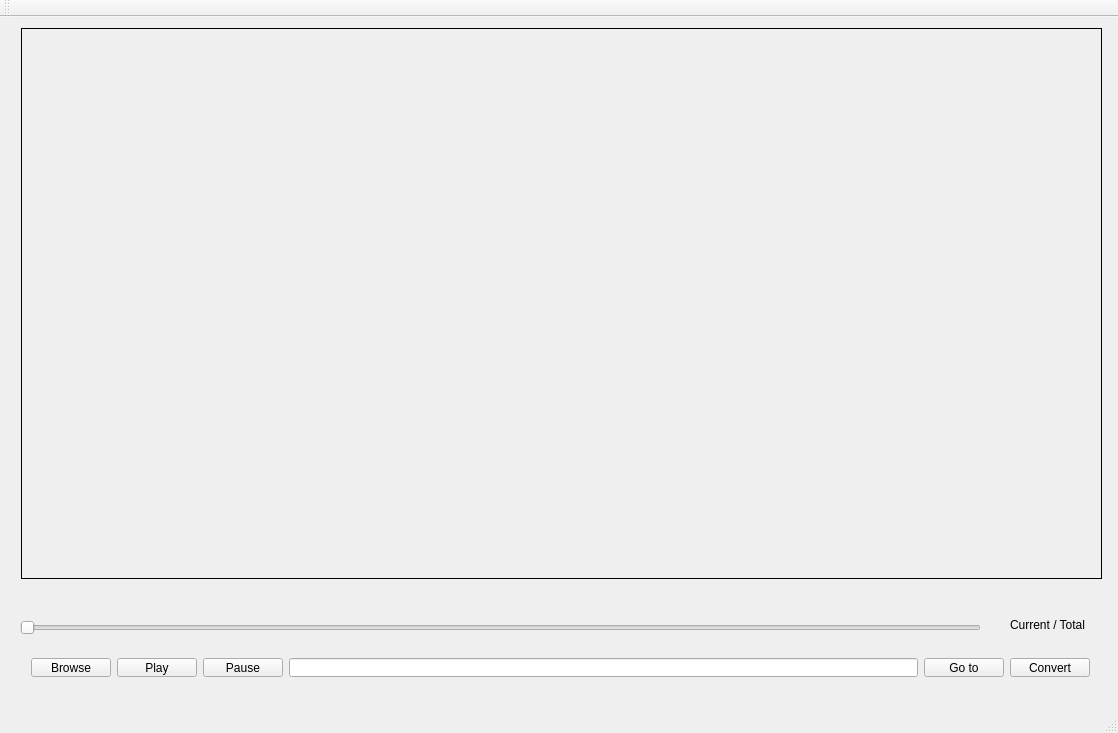
<?xml version="1.0" encoding="UTF-8"?>
<ui version="4.0">
 <class>poseVideoClass</class>
 <widget class="QMainWindow" name="poseVideoClass">
  <property name="geometry">
   <rect>
    <x>0</x>
    <y>0</y>
    <width>1118</width>
    <height>733</height>
   </rect>
  </property>
  <property name="windowTitle">
   <string>poseVideo</string>
  </property>
  <widget class="QWidget" name="centralWidget">
   <widget class="QSlider" name="slider">
    <property name="geometry">
     <rect>
      <x>20</x>
      <y>600</y>
      <width>961</width>
      <height>22</height>
     </rect>
    </property>
    <property name="orientation">
     <enum>Qt::Horizontal</enum>
    </property>
   </widget>
   <widget class="QLabel" name="display">
    <property name="enabled">
     <bool>true</bool>
    </property>
    <property name="geometry">
     <rect>
      <x>21</x>
      <y>11</y>
      <width>1081</width>
      <height>551</height>
     </rect>
    </property>
    <property name="toolTipDuration">
     <number>23</number>
    </property>
    <property name="frameShape">
     <enum>QFrame::Box</enum>
    </property>
    <property name="text">
     <string/>
    </property>
   </widget>
   <widget class="QLabel" name="progresslabel">
    <property name="geometry">
     <rect>
      <x>1010</x>
      <y>600</y>
      <width>83</width>
      <height>16</height>
     </rect>
    </property>
    <property name="text">
     <string>Current / Total</string>
    </property>
   </widget>
   <widget class="QWidget" name="horizontalLayoutWidget">
    <property name="geometry">
     <rect>
      <x>20</x>
      <y>630</y>
      <width>1081</width>
      <height>41</height>
     </rect>
    </property>
    <layout class="QHBoxLayout" name="horizontalLayout">
     <item>
      <widget class="QPushButton" name="browseButton">
       <property name="text">
        <string>Browse</string>
       </property>
      </widget>
     </item>
     <item>
      <widget class="QPushButton" name="playButton">
       <property name="text">
        <string>Play</string>
       </property>
      </widget>
     </item>
     <item>
      <widget class="QPushButton" name="stopButton">
       <property name="text">
        <string>Pause</string>
       </property>
      </widget>
     </item>
     <item>
      <widget class="QLineEdit" name="gotoLine"/>
     </item>
     <item>
      <widget class="QPushButton" name="gotoButton">
       <property name="text">
        <string>Go to</string>
       </property>
      </widget>
     </item>
     <item>
      <widget class="QPushButton" name="exportButton">
       <property name="text">
        <string>Convert</string>
       </property>
      </widget>
     </item>
    </layout>
   </widget>
  </widget>
  <widget class="QMenuBar" name="menuBar">
   <property name="geometry">
    <rect>
     <x>0</x>
     <y>0</y>
     <width>1118</width>
     <height>21</height>
    </rect>
   </property>
  </widget>
  <widget class="QToolBar" name="mainToolBar">
   <attribute name="toolBarArea">
    <enum>TopToolBarArea</enum>
   </attribute>
   <attribute name="toolBarBreak">
    <bool>false</bool>
   </attribute>
  </widget>
  <widget class="QStatusBar" name="statusBar"/>
  <action name="actionOpen">
   <property name="text">
    <string>Open</string>
   </property>
  </action>
 </widget>
 <layoutdefault spacing="6" margin="11"/>
 <resources/>
 <connections/>
</ui>
